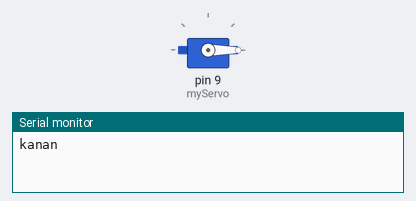
A sketch run on a simulated Arduino Uno, built with avr-gcc and run on an emulated ATmega328P. Parts: servo, the last lines printed to the serial monitor.

Above: at 0.05 s.
At 4.05 s:
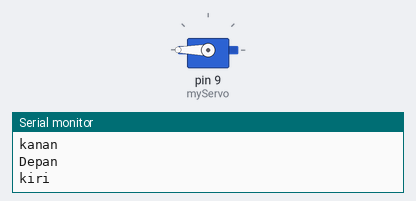
At 8.0 s:
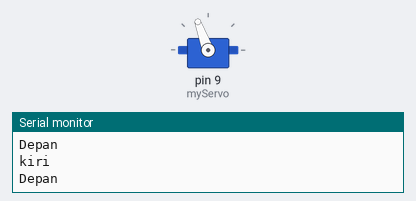
Timing chart, 0 to 10.4 s (numbered marks = the images above):
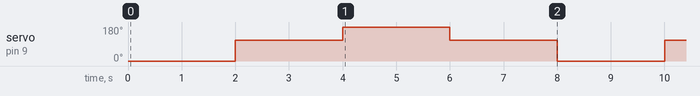

Measured:
- by itself, servo on pin 9 (myServo): repeats every 8.0 s: 180° 2.0 s, 110° 2.0 s, 0° 2.0 s, 110° 2.0 s

The sketch:

test_servo.ino
```cpp
#include <Servo.h>

Servo myServo;

void setup() {
  myServo.attach(9);
  Serial.begin(9600);
}

void loop() {
  // Putar ke kanan
  myServo.write(0);
  Serial.println("kanan");
  delay(2000);

  // Stop
  myServo.write(110);
  Serial.println("Depan");
  delay(2000);

  // Putar ke kiri
  myServo.write(180);
  Serial.println("kiri");
  delay(2000);

  // Stop
  myServo.write(110);
  Serial.println("Depan");
  delay(2000);
}
```
